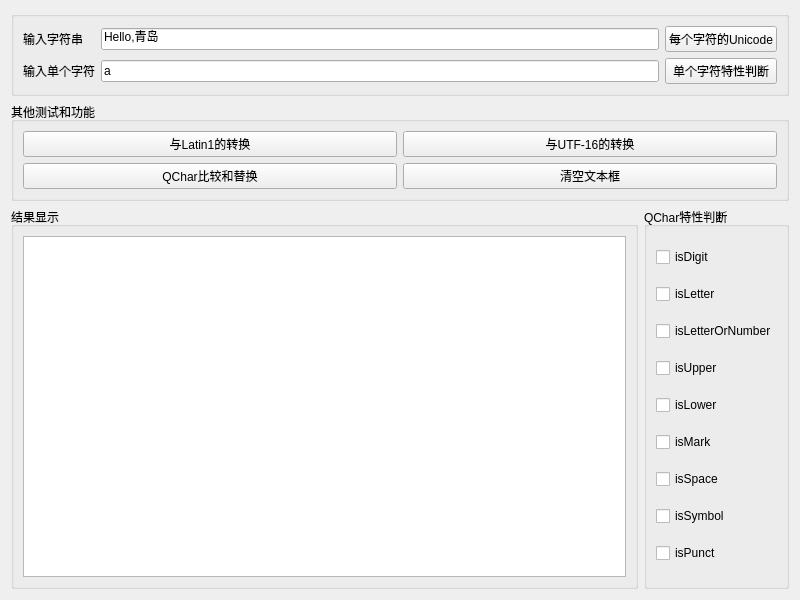
<?xml version="1.0" encoding="UTF-8"?>
<ui version="4.0">
 <class>Widget</class>
 <widget class="QWidget" name="Widget">
  <property name="geometry">
   <rect>
    <x>0</x>
    <y>0</y>
    <width>800</width>
    <height>600</height>
   </rect>
  </property>
  <property name="windowTitle">
   <string>Widget</string>
  </property>
  <layout class="QVBoxLayout" name="verticalLayout_3">
   <item>
    <widget class="QGroupBox" name="groupBox">
     <property name="title">
      <string/>
     </property>
     <layout class="QGridLayout" name="gridLayout">
      <item row="1" column="2">
       <widget class="QPushButton" name="btnCharJudge">
        <property name="text">
         <string>单个字符特性判断</string>
        </property>
       </widget>
      </item>
      <item row="1" column="0">
       <widget class="QLabel" name="label_2">
        <property name="text">
         <string>输入单个字符</string>
        </property>
       </widget>
      </item>
      <item row="0" column="1">
       <widget class="QLineEdit" name="editStr">
        <property name="text">
         <string>Hello,青岛</string>
        </property>
       </widget>
      </item>
      <item row="0" column="0">
       <widget class="QLabel" name="label">
        <property name="text">
         <string>输入字符串</string>
        </property>
       </widget>
      </item>
      <item row="1" column="1">
       <widget class="QLineEdit" name="editChar">
        <property name="text">
         <string>a</string>
        </property>
       </widget>
      </item>
      <item row="0" column="2">
       <widget class="QPushButton" name="btnGetChars">
        <property name="text">
         <string>每个字符的Unicode</string>
        </property>
       </widget>
      </item>
     </layout>
    </widget>
   </item>
   <item>
    <widget class="QGroupBox" name="groupBox_3">
     <property name="title">
      <string>其他测试和功能</string>
     </property>
     <layout class="QGridLayout" name="gridLayout_2">
      <item row="1" column="0">
       <widget class="QPushButton" name="btnCompare">
        <property name="text">
         <string>QChar比较和替换</string>
        </property>
       </widget>
      </item>
      <item row="0" column="1">
       <widget class="QPushButton" name="btnConvUTF16">
        <property name="text">
         <string>与UTF-16的转换</string>
        </property>
       </widget>
      </item>
      <item row="1" column="1">
       <widget class="QPushButton" name="btnClear">
        <property name="text">
         <string>清空文本框</string>
        </property>
       </widget>
      </item>
      <item row="0" column="0">
       <widget class="QPushButton" name="btnConvLatin1">
        <property name="text">
         <string>与Latin1的转换</string>
        </property>
       </widget>
      </item>
     </layout>
    </widget>
   </item>
   <item>
    <layout class="QHBoxLayout" name="horizontalLayout">
     <item>
      <widget class="QGroupBox" name="groupBox_2">
       <property name="title">
        <string>结果显示</string>
       </property>
       <layout class="QVBoxLayout" name="verticalLayout">
        <item>
         <widget class="QPlainTextEdit" name="plainTextEdit"/>
        </item>
       </layout>
      </widget>
     </item>
     <item>
      <widget class="QGroupBox" name="groupBox_4">
       <property name="title">
        <string>QChar特性判断</string>
       </property>
       <layout class="QVBoxLayout" name="verticalLayout_2">
        <item>
         <widget class="QCheckBox" name="chkDigit">
          <property name="text">
           <string>isDigit</string>
          </property>
         </widget>
        </item>
        <item>
         <widget class="QCheckBox" name="chkLetter">
          <property name="text">
           <string>isLetter</string>
          </property>
         </widget>
        </item>
        <item>
         <widget class="QCheckBox" name="chkLetterOrNumber">
          <property name="text">
           <string>isLetterOrNumber</string>
          </property>
         </widget>
        </item>
        <item>
         <widget class="QCheckBox" name="chkUpper">
          <property name="text">
           <string>isUpper</string>
          </property>
         </widget>
        </item>
        <item>
         <widget class="QCheckBox" name="chkLower">
          <property name="text">
           <string>isLower</string>
          </property>
         </widget>
        </item>
        <item>
         <widget class="QCheckBox" name="chkMark">
          <property name="text">
           <string>isMark</string>
          </property>
         </widget>
        </item>
        <item>
         <widget class="QCheckBox" name="chkSpace">
          <property name="text">
           <string>isSpace</string>
          </property>
         </widget>
        </item>
        <item>
         <widget class="QCheckBox" name="chkSymbol">
          <property name="text">
           <string>isSymbol</string>
          </property>
         </widget>
        </item>
        <item>
         <widget class="QCheckBox" name="chkPunct">
          <property name="text">
           <string>isPunct</string>
          </property>
         </widget>
        </item>
       </layout>
      </widget>
     </item>
    </layout>
   </item>
  </layout>
 </widget>
 <resources/>
 <connections/>
</ui>
